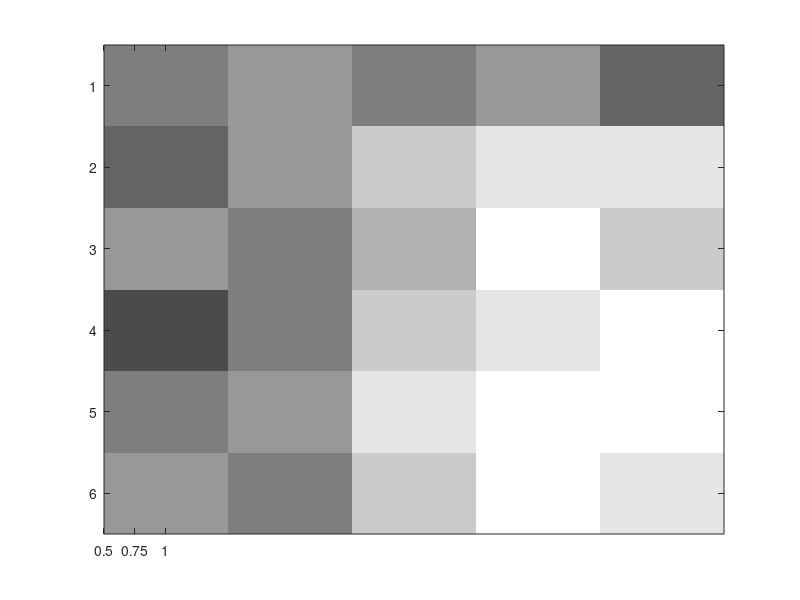

This figure's MATLAB source:
%paintpots
img=1:5
pp1=[0 0 0; .25 .25 .25; .5 .5 .5; .75 .75 .75; 1 1 1]
pp2=[0 0 1; 1 0 0; 0 1 0; .5 0 1; 1 0 1]
figure(1)
image(img)
colormap(pp1)
colormap(pp2)

image(img')
colormap(pp1)
colormap(pp2)

image(1:40)
colormap(hot(5))
colormap(hsv(40))
colormap(jet(40))
%winter, spring, fall... colormaps. find full list with "doc graph3d"

pp2(5,:)=[0 0 0]
image(img); colormap(pp2)

%colormaps
img=1:10;
figure(1);
pp=ones(10,3);
image(img);
colormap(pp);
axis off;

for i=1:10
    pp(1,:)=1/10
    colormap(pp)
end

%exciting colormaps
img=reshape(1:64, 8, 8);
image(img);colormap(gray(64));
axis equal;
axis off;
drawnow;

pp=rand(64,3);
for i=1:200;
    colormap(pp);
    drawnow;
end

%contrast experiment
contrast=linspace(0,1,5);
size=2:2:12;
nc=[5 6 5 6 4; 
    4 6 8 9 9;
    6 5 7 10 8;
    3 5 8 9 10;
    5 6 9 10 10;
    6 5 8 10 9];

%image(contrast,size,pc);
%colormap(gray(10));
%xlabel('contrast');
%ylabel('size');

pc=100*nc/10;
image(pc)
set(gca, 'XTick', contrast)
set(gca, 'XTickLabel', contrast)
pcmap=colormap(gray(100));
gmap(1:50, :)=0
